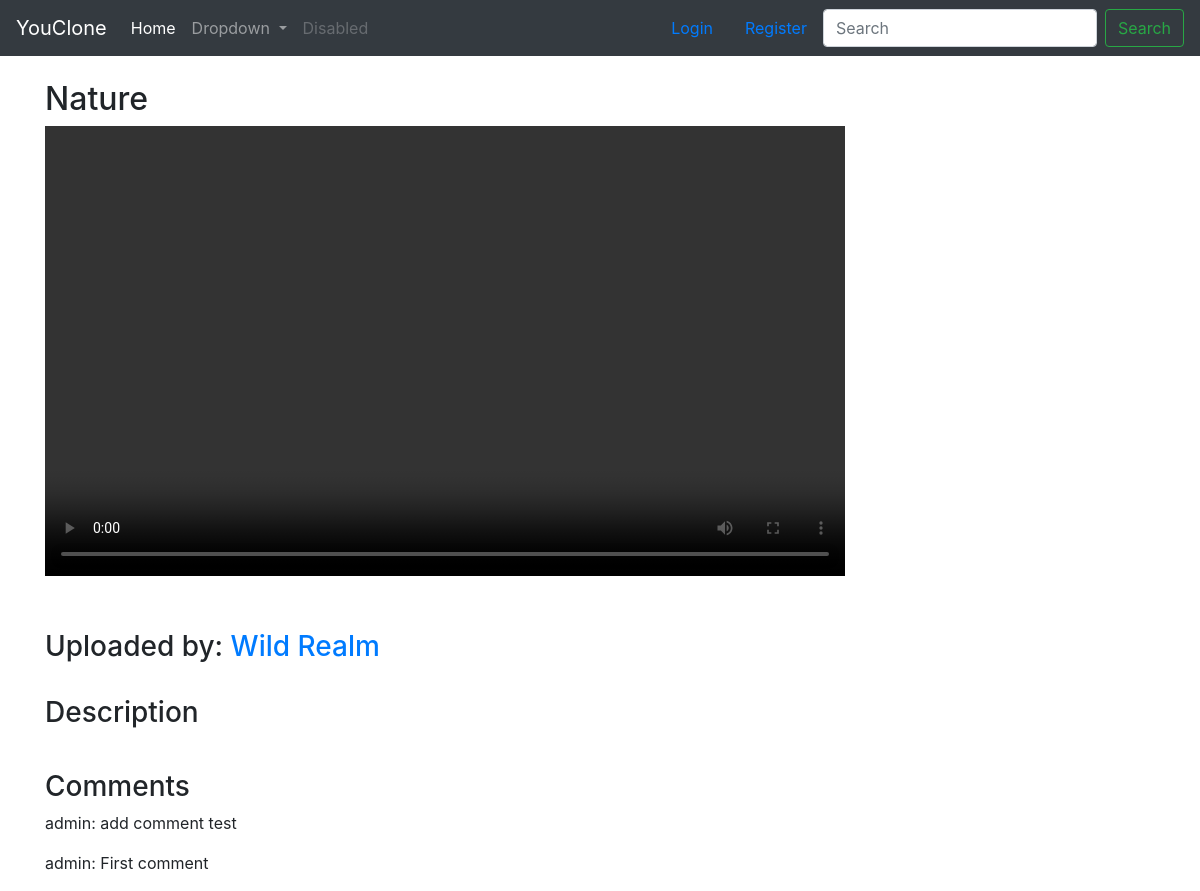
The app's page /video/1 with its own data.
### video/models.py (models this page shows, shortened)
class Video(models.Model):
    title = models.CharField(max_length=80)
    user = models.ForeignKey(User, on_delete=models.CASCADE)
    channel = models.ForeignKey(Channel, null=True, on_delete=models.CASCADE)
    file = models.FileField(upload_to='media/videos/')
    thumbnail = models.ImageField(upload_to='media/thumbnails/', blank=True, null=True)
    description = models.TextField(max_length=5000, blank=True, null=True)
    upload_date = models.DateTimeField(auto_now_add=True)
    tag = models.ManyToManyField(Tag, blank=True)
    likes = models.IntegerField(default=0)
    views = models.IntegerField(default=0)

class Comment(models.Model):
    video = models.ForeignKey(Video, on_delete=models.CASCADE, related_name='comments')
    user = models.ForeignKey(User, on_delete=models.CASCADE)
    content = models.TextField(max_length=10000)
    timestamp = models.DateTimeField(auto_now_add=True)

### channel/models.py (models this page shows, shortened)
class Channel(models.Model):
    name = models.CharField(max_length=30)
    user = models.ForeignKey(User, null=True, on_delete=models.CASCADE)
    description = models.TextField(max_length=5000, blank=True)
    subscribers = models.ManyToManyField(User, related_name='channel_subscribers', blank=True)
    creation_date = models.DateTimeField(auto_now_add=True)
    avatar = models.ImageField(upload_to='media/avatars')
    def __str__(self):
        return self.name

### video/views.py (the view, shortened to what this page needs)
# urls.py: path('video/<int:pk>', views.video_detail, name='video-detail'),
def video_detail(request, pk):
    video = get_object_or_404(Video, pk=pk)
    Video.objects.filter(pk=pk).update(views=F('views') + 1)
    form = CommentForm()
    comment_list = video.comments.order_by('-timestamp')
    context = {
        'video': video,
        'form': form,
        'comment_list': comment_list
    }
    return render(request, 'video/video.html', context)

### video/forms.py
class CommentForm(forms.ModelForm):
    class Meta:
        model = Comment
        widgets = {
            'content': forms.TextInput(attrs={'placeholder': 'Add a comment...'})
        }
        fields = ['content']

### video/templates/video/video.html (shortened to what this page needs)
{% extends 'video/base.html' %}
{% load crispy_forms_tags %}
{% block content %}
<section class="container mt-4">
    <h2>{{ video.title }}
    </h2>
    <div class="row">
        <div class="col-md-4 mb-4">
            <video width="800" height="450" controls>
                <source src="{{ video.file.url }}" type="video/mp4">
            </video>
        </div>
    </div>
    <div class="row mt-4">
        <div class="col-md-8">
            <h3>Uploaded by: <a href="{% url 'channel:channel-detail' video.channel_id %}">{{ video.channel }}</a></h3>
        </div>
    </div>
    <div class="row mt-4">
        <div class="col-md-8">
            <h3>Description</h3>
        </div>
    </div>
    <div class="row mt-4">
        <div class="col-md-8">
            <h3>Comments</h3>
            {% for comment in comment_list %}
                <div class="comment">
                    <p>{{ comment.user }}: {{ comment.content }}</p>
                </div>
            {% endfor %}
        </div>
    </div>
</section>
{% endblock %}

### records on screen
Video: title "Nature", channel "Wild Realm"
Comment: user "admin", content "add comment test"
Comment: user "admin", content "First comment"
